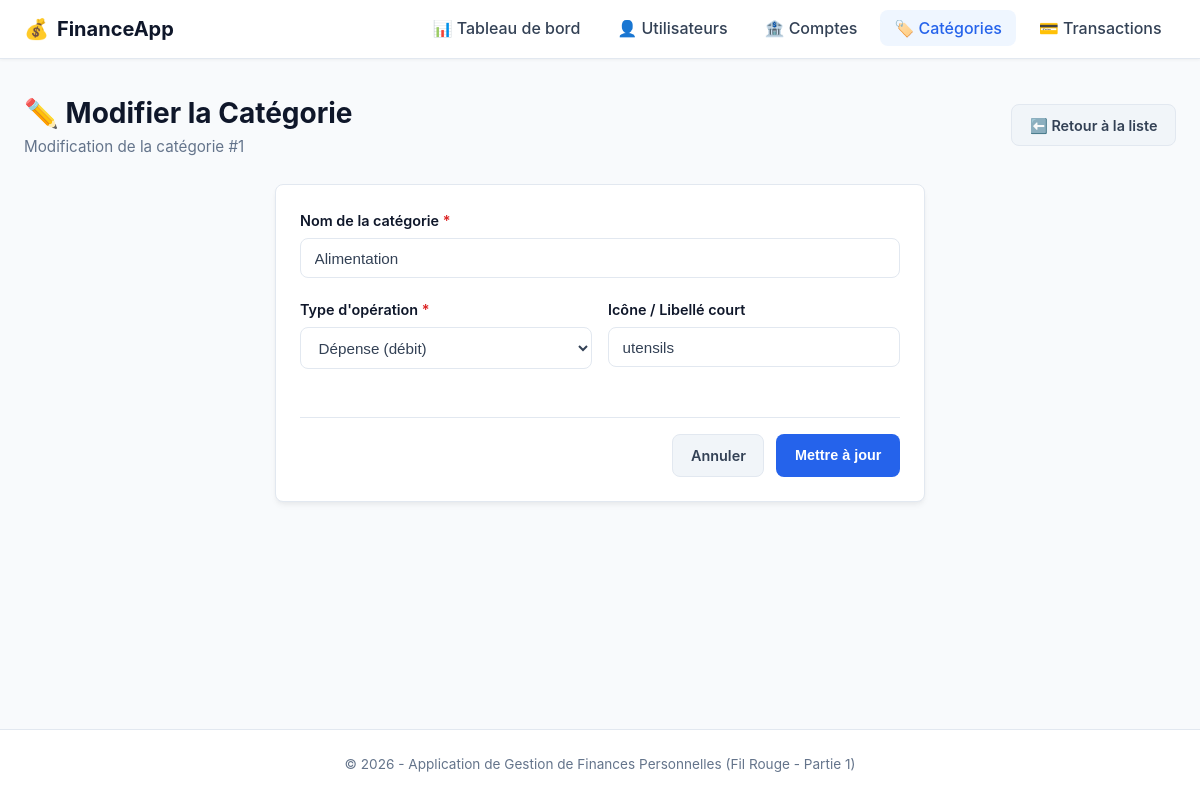
/categories/edit.php?id=1, run on the app's committed database.
### tables this page shows
CREATE TABLE IF NOT EXISTS Categorie_depense (
    id_categorie INT AUTO_INCREMENT PRIMARY KEY,
    nom_categorie VARCHAR(100) NOT NULL,
    type ENUM('depense', 'revenu') NOT NULL,
    icone VARCHAR(50) DEFAULT NULL
);

### categories/edit.php (the view, shortened to what this page needs)
<?php
require_once __DIR__ . '/../config/db.php';
$id = isset($_GET['id']) ? (int)$_GET['id'] : 0;
$stmt = $pdo->prepare("SELECT * FROM Categorie_depense WHERE id_categorie = :id");
$stmt->execute([':id' => $id]);
$categorie = $stmt->fetch();
$nom_categorie = $categorie['nom_categorie'];
$type          = $categorie['type'];
$icone         = $categorie['icone'];
require_once __DIR__ . '/../includes/header.php';
?>
<div class="page-header">
    <div>
        <h1>✏️ Modifier la Catégorie</h1>
        <p>Modification de la catégorie #<?= htmlspecialchars($id) ?></p>
    </div>
    <a href="list.php" class="btn btn-secondary">⬅️ Retour à la liste</a>
</div>
<div class="card form-card">
    <form action="edit.php?id=<?= $id ?>" method="POST">
        <div class="form-group">
            <label for="nom_categorie">Nom de la catégorie <span class="required">*</span></label>
            <input type="text" id="nom_categorie" name="nom_categorie" class="form-control"
                   value="<?= htmlspecialchars($nom_categorie) ?>" required>
        </div>
        <div class="form-row">
            <div class="form-group">
                <label for="type">Type d'opération <span class="required">*</span></label>
                <select name="type" id="type" class="form-control" required>
                    <option value="depense" <?= ($type === 'depense') ? 'selected' : '' ?>>Dépense (débit)</option>
                </select>
            </div>
            <div class="form-group">
                <label for="icone">Icône / Libellé court</label>
                <input type="text" id="icone" name="icone" class="form-control"
                       value="<?= htmlspecialchars($icone ?? '') ?>">
            </div>
        </div>
        <div class="form-actions">
            <a href="list.php" class="btn btn-secondary">Annuler</a>
            <button type="submit" name="submit" class="btn btn-primary">Mettre à jour</button>
        </div>
    </form>
</div>
<?php
require_once __DIR__ . '/../includes/footer.php';
?>

### assets/css/style.css (style rules this page uses)
:root { --primary: #2563eb; --primary-hover: #1d4ed8; --secondary: #64748b; --success: #16a34a; --success-bg: #dcfce7; --danger: #dc2626; --danger-bg: #fee2e2; --warning: #d97706; --warning-bg: #fef3c7; --info: #0284c7; --info-bg: #e0f2fe; --dark: #0f172a; --light: #f8fafc; --card-bg: #ffffff; --border: #e2e8f0; --text: #334155; --text-muted: #64748b; --radius: 8px; --shadow: 0 4px 6px -1px rgba(0, 0, 0, 0.05), 0 2px 4px -1px rgba(0, 0, 0, 0.03); }
* { box-sizing: border-box; margin: 0; padding: 0; }
body { font-family: -apple-system, BlinkMacSystemFont, "Segoe UI", Roboto, Helvetica, Arial, sans-serif; background-color: var(--light); color: var(--text); line-height: 1.6; display: flex; flex-direction: column; min-height: 100vh; }
.page-header { display: flex; justify-content: space-between; align-items: center; flex-wrap: wrap; gap: 1rem; margin-bottom: 1.5rem; }
.page-header h1 { font-size: 1.75rem; color: var(--dark); font-weight: 700; }
.page-header p { color: var(--text-muted); font-size: 0.95rem; }
.card { background-color: var(--card-bg); border-radius: var(--radius); border: 1px solid var(--border); box-shadow: var(--shadow); padding: 1.5rem; margin-bottom: 2rem; }
.btn { display: inline-flex; align-items: center; gap: 0.4rem; padding: 0.55rem 1.1rem; font-size: 0.9rem; font-weight: 600; border-radius: var(--radius); text-decoration: none; border: 1px solid transparent; cursor: pointer; transition: all 0.2s ease; }
.btn-primary { background-color: var(--primary); color: white; }
.btn-secondary { background-color: #f1f5f9; color: var(--text); border-color: var(--border); }
.form-card { max-width: 650px; margin: 0 auto; }
.form-group { margin-bottom: 1.25rem; }
.form-group label { display: block; font-weight: 600; margin-bottom: 0.4rem; font-size: 0.9rem; color: var(--dark); }
.form-group label span.required { color: var(--danger); }
.form-control { width: 100%; padding: 0.65rem 0.85rem; font-size: 0.95rem; border: 1px solid var(--border); border-radius: var(--radius); background-color: #ffffff; color: var(--text); transition: border-color 0.2s; }
.form-row { display: grid; grid-template-columns: 1fr 1fr; gap: 1rem; }
.form-actions { display: flex; justify-content: flex-end; gap: 0.75rem; margin-top: 1.75rem; padding-top: 1rem; border-top: 1px solid var(--border); }

### data on the page
categorie_depense: nom_categorie "Alimentation", type "Dépense (débit)", icone "utensils"

### other printed values
$id "1"
